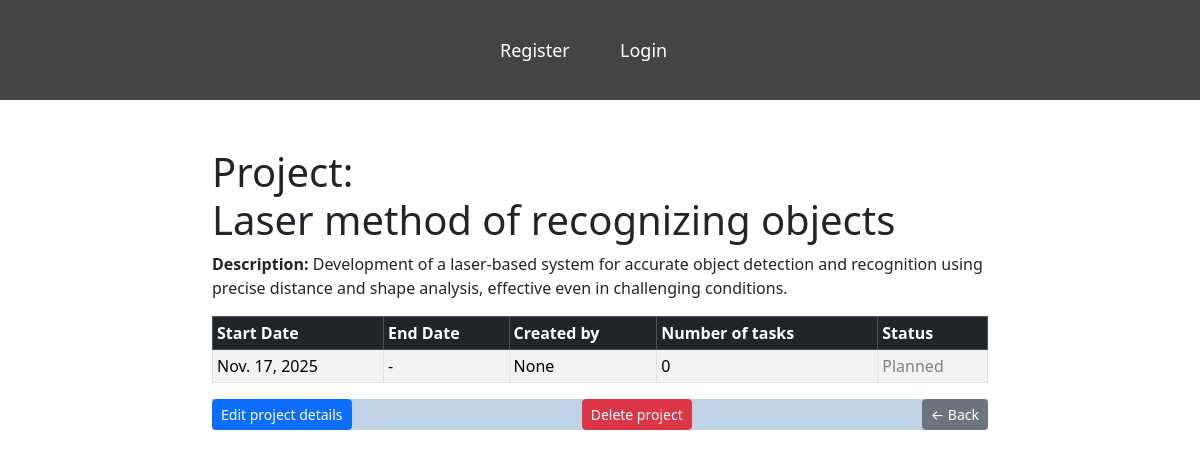
Before: /projects/2/ with the older database file.
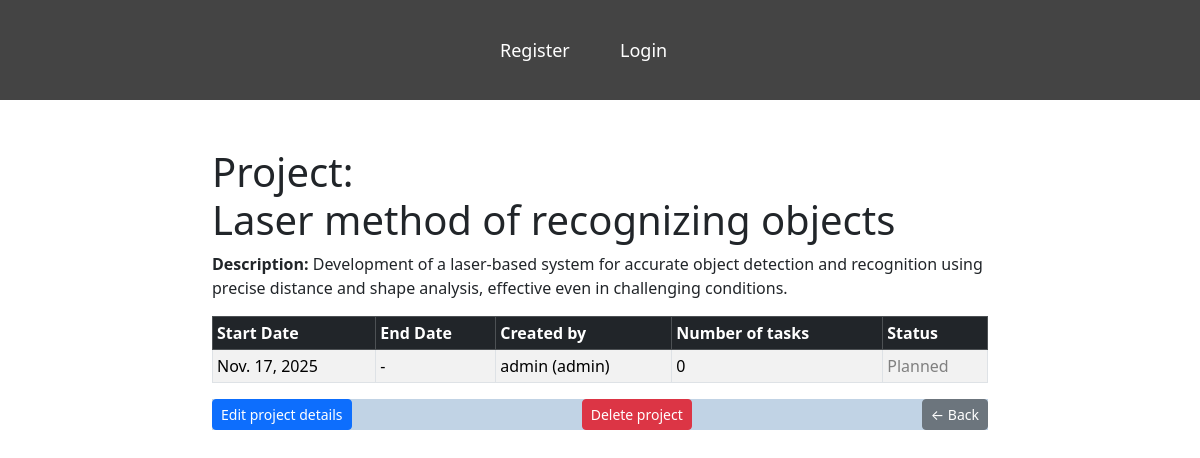
After: the same page with the newer database file.
### projects/models.py (models this page shows, shortened)
class Project(models.Model):
    STATUS_CHOICES = [
        ('planned', 'Planned'),
        ('in_progress', 'In Progress'),
        ('completed', 'Completed'),
    ]
    name = models.CharField(max_length=100)
    description = models.TextField()
    start_date = models.DateField()
    end_date = models.DateField(null=True, blank=True)
    status = models.CharField(max_length=50, choices=STATUS_CHOICES, default='planned')
    assigned_to = models.ForeignKey(settings.AUTH_USER_MODEL, on_delete=models.SET_NULL, null=True, blank=True, related_name="projects")

### users/models.py (models this page shows)
class CustomUser(AbstractUser):
    ROLE_CHOICES = [
        ('admin', 'Admin'),
        ('supervisor', 'Project Supervisor'),
        ('staff', 'Staff'),
    ]
    role = models.CharField(max_length=20, choices=ROLE_CHOICES, default='staff')
    def __str__(self):
        return f"{self.username} ({self.role})"

### projects/views.py (the view)
# urls.py: path('<int:project_id>/', views.get_project_detail, name='project_detail'),
def get_project_detail(request, project_id):
    project = Project.objects.get(id=project_id)
    return render(request, 'projects/project_detail.html', {'project': project})

### projects/templates/projects/project_detail.html (shortened to what this page needs)
{% extends "base.html" %}
{% block content %}
<h1>Project: <br>{{ project.name }}</h1>
<p><strong>Description:</strong> {{ project.description }}</p>
<table class="table table-bordered table-striped table-hover w-100 table-sm">
    <thead class="table-dark">
        <tr>
            <th>Start Date</th>
            <th>End Date</th>
            <th>Created by</th>
            <th>Number of tasks</th>
            <th>Status</th>
        </tr>
    </thead>
    <tbody>
        <tr>
            <td>{{ project.start_date }}</td>
            <td>{{ project.end_date|default:"-" }}</td>
            <td>{{ project.assigned_to }}</td>
            <td>{{ project.tasks.count }}</td>
            <td>
                {% if project.status == 'planned' %}
                    <span style="color: gray;">Planned</span>
                {% elif project.status == 'in_progress' %}
                    <span style="color: blue;">In Progress</span>
                {% elif project.status == 'completed' %}
                    <span style="color: green;">Completed</span>
                {% else %}
                    {{ project.status }}
                {% endif %}
            </td>
        </tr>
    </tbody>
</table>
        <div class="card-footer" style="background-color: #94b3d393;">
            <a href="{% url 'edit_project' project.id %}" class="btn btn-primary btn-sm">Edit project details</a>
        <button type="button" class="btn btn-danger btn-sm" data-bs-toggle="modal" data-bs-target="#deleteModal">
            Delete project
        </button>
        <a href="{% url 'project_search' %}" class="btn btn-secondary btn-sm">← Back</a>
{% endblock %}

Changed rows visible on the page:
changed Project "Laser method of recognizing objects": assigned_to "None" → "admin (admin)"
